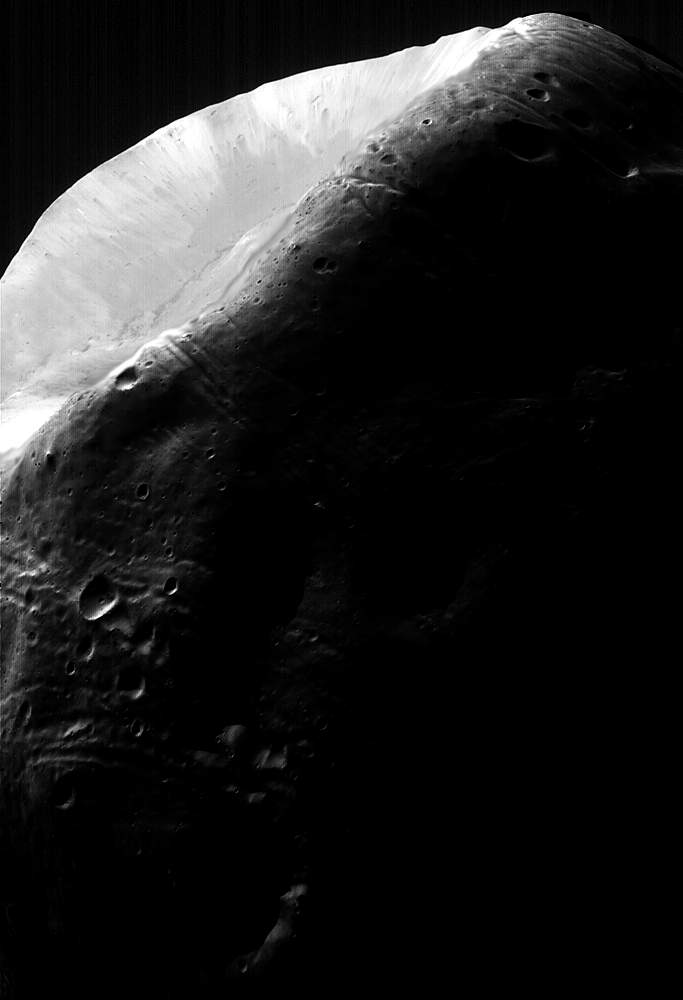
#> input picture Lab/Immagini/marte.jpg, 683 x 1000 px, found by its file name
$ python '2)scalaScript.py'
#> lines starting #> are read from the running program, lines starting #| are printed output that depends on the picture
### Lab/myLibreria.py
# -*- coding: utf-8 -*-

import numpy as np # importa Numpy
import matplotlib.pyplot as plt # importa Matplotlib
import scipy.ndimage as ndi # importa Scipy per le immagini
import skimage.io as io # importa il modulo Input/Output di SK-Image
import skimage.exposure as exp
from skimage.feature import local_binary_pattern
from bitop import bitget

# [141 lines left out: functions vediJpg, vediRAW, vediRGB, vediFalsiColori, dividiRGB, annullaComponenteRGB and 2 more, not called in this run]

def vediIstogramma(x):
    """
    genera l'istogramma dell'immagine in input'
    Input: matrice immagine

    """
   # [5 lines of commented-out code are left out]

    n, b = np.histogram(x, np.arange(257)); # istogramma
    plt.figure();
    plt.subplot(1,2,2); plt.imshow(x, clim=[0,255], cmap='gray')
    plt.subplot(1,2,1)
    plt.bar(np.arange(256), n); # grafico a barre
    plt.axis([0,255,0,1.1*np.max(n)]); # estremi per ascisse e ordinate

def fshs(x, k):
    """
    stretcha l'istogramma dell'immagine in input
    Input: matrice immagine e valore massimo di colore
    return: l'immagine stretch
    """
    minimo = np.min(x)
    massimo = np.max(x)
    y = (k - 1) * (x - minimo)/(massimo - minimo)
    return y

# [109 lines left out: functions vediIstogrammaStretchato, vedi_bit_plane, local_equalization3x3, smooth, enhanc, gaussLPF and 3 more, not called in this run]


### Lab/Lab2/2)scalaScript.py
# -*- coding: utf-8 -*-

import numpy as np # importa Numpy
import matplotlib.pyplot as plt # importa Matplotlib
import scipy.ndimage as ndi # importa Scipy per le immagini
import skimage.io as io # importa il modulo Input/Output di SK-Image
from pathlib import Path
import myLibreria as my

path_immagini = Path(r"C:\Users\lucia\Desktop\FilePc\Uni\Magistrale\ESM\Laboratorio\Immagini")

"""
Negativo

"""
# [8 lines of commented-out code are left out]

"""
Full Scale Histogram Stretch

"""
# [10 lines of commented-out code are left out]


"""
Logaritmo

"""
# [6 lines of commented-out code are left out]

"""
Potenza

"""

# [6 lines of commented-out code are left out]


"""
Equalizzazione

"""
import skimage.exposure as exp

x = io.imread(path_immagini/"marte.jpg")
#> x is the input picture: shape (1000, 683); min 0, max 255, mean 32.3
x = np.float64(x)
my.vediIstogramma(x)
#> in vediIstogramma, `n, b = np.histogram(x, np.arange(257));`: n = 256 values, max 367460 at index 0, min 147 at index 118, mean 2668; b = 257 values from 0 to 256

y = my.fshs(exp.equalize_hist(x), 256)
#> in fshs, `minimo = np.min(x)`: minimo = 0.538
#> in fshs, `massimo = np.max(x)`: massimo = 1
#> in fshs, `y = (k - 1) * (x - minimo)/(massimo - minimo)`:
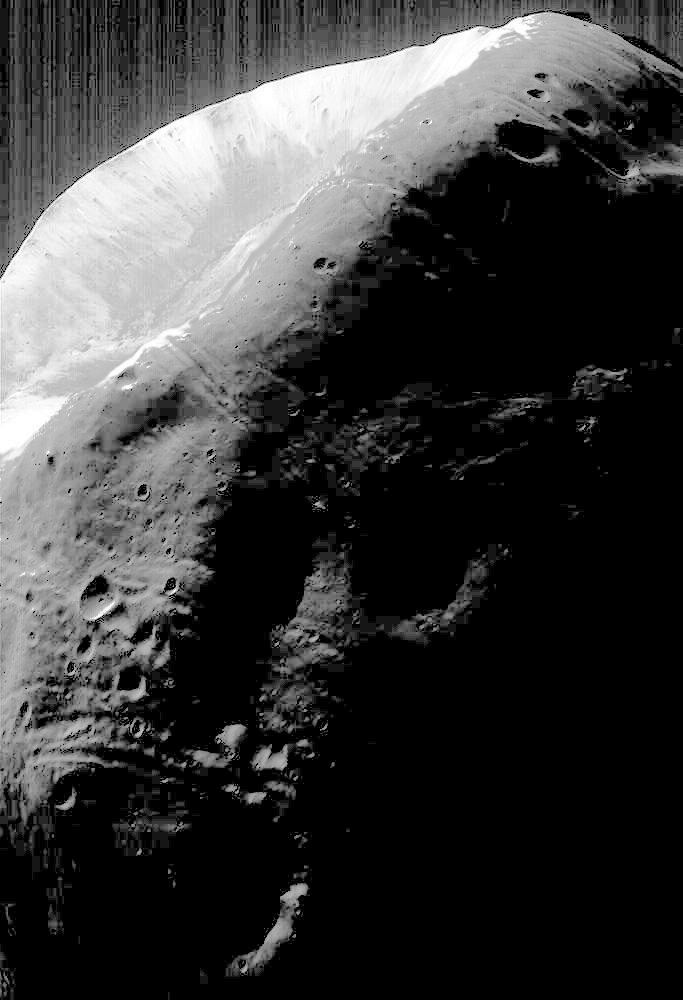
#> y: shape (1000, 683) float64; min 0, max 255, mean 59
my.vediIstogramma(y)
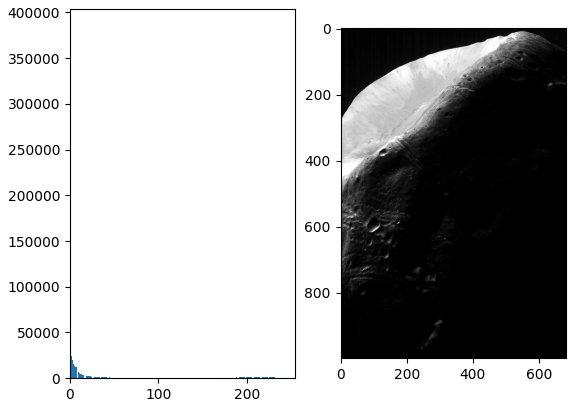
#> figure drawn by matplotlib, 2 panels; panel 2: tallest bar 367460 high, from x = -0.4 to 0.4
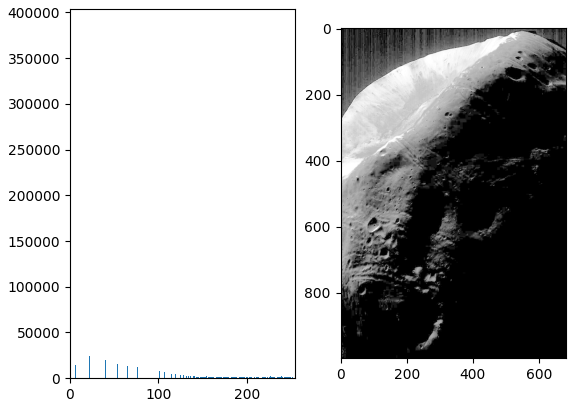
#> figure drawn by matplotlib, 2 panels; panel 2: tallest bar 367460 high, from x = -0.4 to 0.4

$ run again, with Lab/Immagini/spettro.jpg copied over Lab/Immagini/marte.jpg
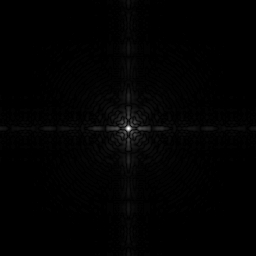
#> input picture Lab/Immagini/spettro.jpg, 256 x 256 px, found by its file name
#> x is the input picture: shape (256, 256); min 0, max 255, mean 2.1
#> n = 256 values, max 43948 at index 0, min 0 at index 60, mean 256; b = 257 values from 0 to 256
#> minimo = 0.671
#> massimo = 1
#> in fshs, `y = (k - 1) * (x - minimo)/(massimo - minimo)`:
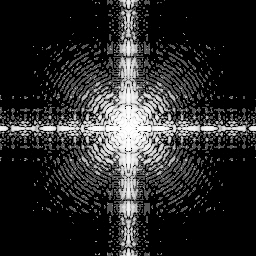
#> y: shape (256, 256) float64; min 0, max 255, mean 42.4
#> `my.vediIstogramma(y)`:
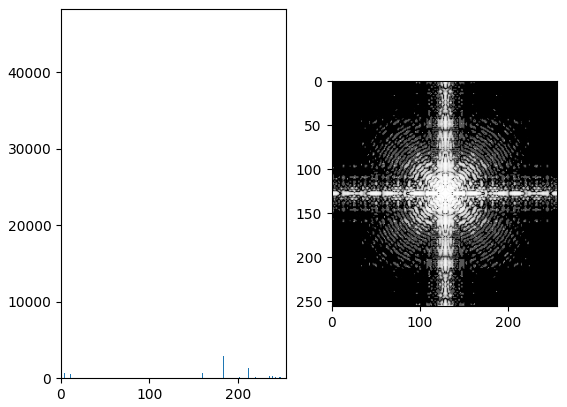
#> figure drawn by matplotlib, 2 panels; panel 2: tallest bar 43948 high, from x = -0.4 to 0.4
